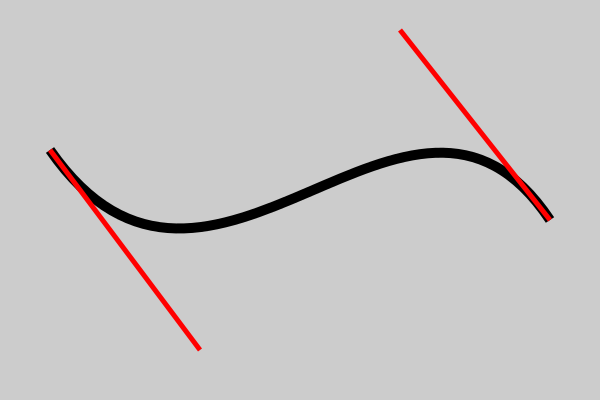

Python code for this plot:
import cairo

# Set up surface
surface = cairo.ImageSurface(cairo.FORMAT_RGB24, 600, 400)
context = cairo.Context(surface)
context.set_source_rgb(0.8,0.8,0.8)
context.paint()

# Black sine-like curve
context.set_source_rgb(0,0,0)
context.set_line_width(10)

#Black colour
context.move_to(50,150)
context.curve_to(210,380,410,10,550,220)
context.stroke()

#Red lines
context.set_source_rgb(1,0,0)
context.set_line_width(5)

# Red colour
context.move_to(50,150)
context.line_to(200,350)
context.stroke()

context.move_to(400,30)
context.line_to(550,220)
context.stroke()

surface.write_to_png('practiceShape1.png')
